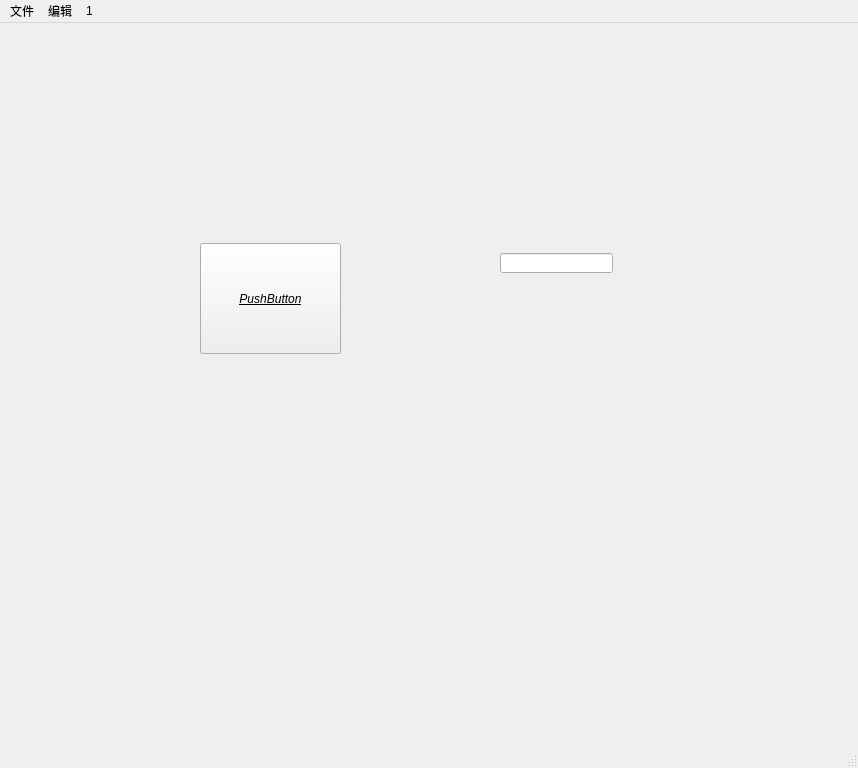
<?xml version="1.0" encoding="UTF-8"?>
<ui version="4.0">
 <class>MainWindow</class>
 <widget class="QMainWindow" name="MainWindow">
  <property name="geometry">
   <rect>
    <x>0</x>
    <y>0</y>
    <width>858</width>
    <height>768</height>
   </rect>
  </property>
  <property name="windowTitle">
   <string>MainWindow</string>
  </property>
  <widget class="QWidget" name="centralwidget">
   <widget class="QPushButton" name="anniu">
    <property name="geometry">
     <rect>
      <x>200</x>
      <y>220</y>
      <width>141</width>
      <height>111</height>
     </rect>
    </property>
    <property name="font">
     <font>
      <italic>true</italic>
      <underline>true</underline>
     </font>
    </property>
    <property name="cursor">
     <cursorShape>ArrowCursor</cursorShape>
    </property>
    <property name="mouseTracking">
     <bool>true</bool>
    </property>
    <property name="tabletTracking">
     <bool>false</bool>
    </property>
    <property name="acceptDrops">
     <bool>false</bool>
    </property>
    <property name="text">
     <string>PushButton</string>
    </property>
    <property name="icon">
     <iconset>
      <normaloff>../../../Desktop/.jpg</normaloff>../../../Desktop/.jpg</iconset>
    </property>
    <property name="iconSize">
     <size>
      <width>50</width>
      <height>50</height>
     </size>
    </property>
    <property name="checkable">
     <bool>false</bool>
    </property>
    <property name="autoRepeat">
     <bool>false</bool>
    </property>
   </widget>
   <widget class="QLineEdit" name="lineEdit">
    <property name="geometry">
     <rect>
      <x>500</x>
      <y>230</y>
      <width>113</width>
      <height>20</height>
     </rect>
    </property>
   </widget>
  </widget>
  <widget class="QMenuBar" name="menubar">
   <property name="geometry">
    <rect>
     <x>0</x>
     <y>0</y>
     <width>858</width>
     <height>23</height>
    </rect>
   </property>
   <widget class="QMenu" name="menu">
    <property name="title">
     <string>文件</string>
    </property>
   </widget>
   <widget class="QMenu" name="menu_2">
    <property name="title">
     <string>编辑</string>
    </property>
    <widget class="QMenu" name="menu_3">
     <property name="title">
      <string>复制</string>
     </property>
     <addaction name="separator"/>
     <addaction name="action9"/>
    </widget>
    <addaction name="menu_3"/>
    <addaction name="separator"/>
    <addaction name="action7"/>
   </widget>
   <widget class="QMenu" name="menu1">
    <property name="title">
     <string>1</string>
    </property>
    <addaction name="action555"/>
   </widget>
   <addaction name="menu"/>
   <addaction name="menu_2"/>
   <addaction name="menu1"/>
  </widget>
  <widget class="QStatusBar" name="statusbar"/>
  <action name="action555">
   <property name="text">
    <string>555</string>
   </property>
  </action>
  <action name="action7">
   <property name="text">
    <string>7</string>
   </property>
  </action>
  <action name="action9">
   <property name="text">
    <string>9</string>
   </property>
  </action>
 </widget>
 <resources/>
 <connections>
  <connection>
   <sender>anniu</sender>
   <signal>clicked()</signal>
   <receiver>lineEdit</receiver>
   <slot>setFocus()</slot>
   <hints>
    <hint type="sourcelabel">
     <x>294</x>
     <y>272</y>
    </hint>
    <hint type="destinationlabel">
     <x>537</x>
     <y>262</y>
    </hint>
   </hints>
  </connection>
 </connections>
</ui>
